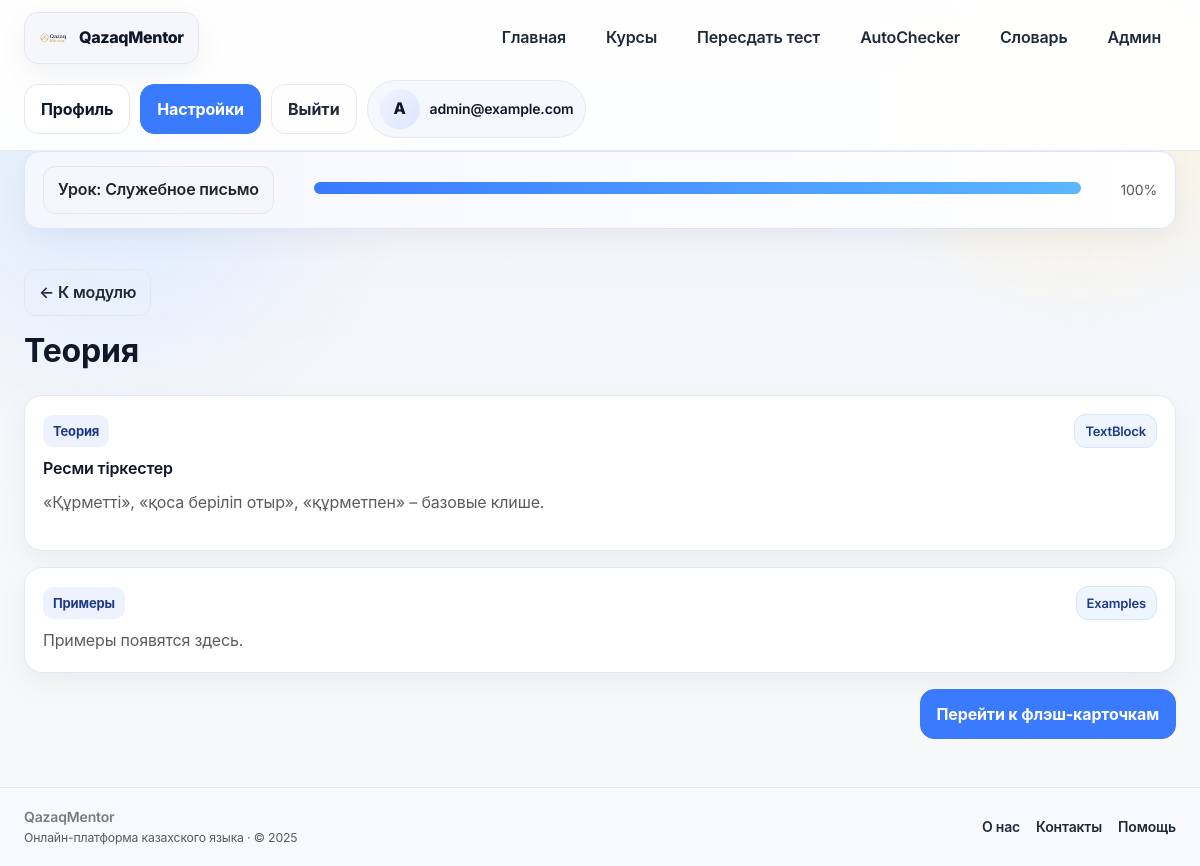
The app's page /lesson/5 (signed in) with its own data.
### app/models/__init__.py (models this page shows, shortened)
class User(Base):
    __tablename__ = "users"
    __allow_unmapped__ = True
    id = Column(Integer, primary_key=True, index=True)
    email = Column(String, unique=True, index=True, nullable=False)
    hashed_password = Column(String, nullable=False)
    age = Column(Integer, nullable=False)
    target = Column(String, nullable=False)  # school / general / business
    daily_minutes = Column(Integer, nullable=False, default=10)
    level = Column(String, nullable=True)
    role = Column(String, nullable=False, default="user")
    created_at = Column(DateTime, server_default=func.now(), nullable=False)
    placements: List["PlacementTestResult"] = relationship(
        "PlacementTestResult", back_populates="user", cascade="all, delete-orphan"
    )
    progresses: List["UserProgress"] = relationship(
        "UserProgress", back_populates="user", cascade="all, delete-orphan"
    )

class Lesson(Base):
    __tablename__ = "lessons"
    __allow_unmapped__ = True
    id = Column(Integer, primary_key=True, index=True)
    module_id = Column(Integer, ForeignKey("modules.id"), nullable=False)
    title = Column(String, nullable=False)
    description = Column(Text, nullable=True)
    lesson_type = Column(String, nullable=True)
    estimated_time = Column(Integer, nullable=True)
    difficulty = Column(String, nullable=True)
    age_group = Column(String, nullable=True)  # kids / adult / gov
    order = Column(Integer, nullable=False, default=1)
    status = Column(String, nullable=False, default="draft")  # draft / published / archived
    language = Column(String, nullable=False, default="kk")
    version = Column(Integer, nullable=False, default=1)
    created_at = Column(DateTime, server_default=func.now(), nullable=False)
    updated_at = Column(DateTime, server_default=func.now(), onupdate=func.now(), nullable=False)
    module: "Module" = relationship("Module", back_populates="lessons")
    blocks: List["LessonBlock"] = relationship(
        "LessonBlock", back_populates="lesson", cascade="all, delete-orphan", order_by="LessonBlock.order"
    )
    flashcards: List["Flashcard"] = relationship(
        "Flashcard", back_populates="lesson", cascade="all, delete-orphan"
    )
    quizzes: List["Quiz"] = relationship(
        "Quiz", back_populates="lesson", cascade="all, delete-orphan"
    )

class LessonBlock(Base):
    __tablename__ = "lesson_blocks"
    __allow_unmapped__ = True
    id = Column(Integer, primary_key=True, index=True)
    lesson_id = Column(Integer, ForeignKey("lessons.id"), nullable=False)
    block_type = Column(Enum(*BLOCK_TYPE_CHOICES, name="block_type_enum"), nullable=False)
    content = Column(JSON, nullable=False)
    order = Column(Integer, nullable=False, default=1)
    created_at = Column(DateTime, server_default=func.now(), nullable=False)
    updated_at = Column(DateTime, server_default=func.now(), onupdate=func.now(), nullable=False)
    __table_args__ = (UniqueConstraint("lesson_id", "order", name="uq_lesson_blocks_lesson_order"),)
    lesson: "Lesson" = relationship("Lesson", back_populates="blocks")
    @property
    def type(self) -> str:
        return self.block_type

### app/routers/lessons.py (the view)
@router.get("/lesson/{lesson_id}")
async def lesson_page(
    lesson_id: int,
    request: Request,
    db: Session = Depends(get_db),
    view: str = Query("theory"),
    word_index: int = Query(0),
    user: models.User = Depends(get_current_user),
):
    lesson = (
        db.query(models.Lesson)
        .options(
            selectinload(models.Lesson.blocks),
            selectinload(models.Lesson.flashcards),
            selectinload(models.Lesson.quizzes),
            selectinload(models.Lesson.module)
            .selectinload(models.Module.course)
            .selectinload(models.Course.modules)
            .selectinload(models.Module.lessons),
            selectinload(models.Lesson.module).selectinload(models.Module.lessons),
        )
        .filter(models.Lesson.id == lesson_id)
        .first()
    )
    if not lesson:
        raise HTTPException(status_code=404, detail="Lesson not found")
    progress_map = {}
    progress = (
        db.query(models.UserProgress)
        .filter(models.UserProgress.user_id == user.id, models.UserProgress.lesson_id == lesson.id)
        .first()
    )
    if not progress:
        progress = models.UserProgress(user_id=user.id, lesson_id=lesson.id, status="in_progress")
        db.add(progress)
        db.commit()
    progress_status = progress.status
    course = (
        db.query(models.Course)
        .options(selectinload(models.Course.modules).selectinload(models.Module.lessons))
        .filter(models.Course.id == lesson.module.course.id)
        .first()
    )
    course = course or lesson.module.course
    lesson_ids = [l.id for m in course.modules for l in m.lessons] if course.modules else []
    if lesson_ids:
        rows = (
            db.query(models.UserProgress)
            .filter(models.UserProgress.user_id == user.id, models.UserProgress.lesson_id.in_(lesson_ids))
            .all()
        )
        progress_map = {row.lesson_id: row.status for row in rows}
    completed = sum(1 for lid in lesson_ids if progress_map.get(lid) == "done") if lesson_ids else 0
    course_progress = int((completed / len(lesson_ids)) * 100) if lesson_ids else 0
    module_lessons = lesson.module.lessons
    module_completed = sum(1 for l in module_lessons if progress_map.get(l.id) == "done") if module_lessons else 0
    module_progress = int((module_completed / len(module_lessons)) * 100) if module_lessons else 0
    lesson_progress_value = 100 if progress_status == "done" else 50 if progress_status == "in_progress" else 0
    template_name = {
        "theory": "lesson_page_theory.html",
        "flashcards": "lesson_page_flashcards.html",
        "tasks": "lesson_page_tasks.html",
        "words": "lesson_word_practice.html",
    }.get(view, "lesson_page_theory.html")
    word_list = lesson.flashcards or []
    safe_index = max(0, min(word_index, len(word_list) - 1)) if word_list else 0
    selected_word = word_list[safe_index] if word_list else None
    word_progress = int(((safe_index) / len(word_list)) * 100) if word_list else 0
    response = render_template(
        request,
        template_name,
        {
            "lesson": lesson,
            "progress_status": progress_status,
            "course_progress": course_progress,
            "module_progress": module_progress,
            "lesson_progress": lesson_progress_value,
            "progress_map": progress_map,
            "word": selected_word,
            "word_index": safe_index,
            "word_total": len(word_list),
            "word_progress": word_progress,
        },
    )
    try:
        add_flashcards_to_dictionary(user.id, lesson.module.course.id, lesson.flashcards, db)
    except Exception:
        pass
    return response

### app/templates/lesson_page_theory.html (shortened to what this page needs)
{% extends "base.html" %}
{% block content %}
<div class="lesson-band mb-4">
    <div class="d-flex flex-column flex-md-row align-items-md-center gap-3 justify-content-between">
        <div class="d-flex align-items-center gap-2 flex-wrap">
            <span class="nav-chip text-dark">Урок: {{ lesson.title }}</span>
        </div>
        <div class="flex-grow-1 mx-md-4">
            <div class="progress progress-slim mb-1">
                <div class="progress-bar" role="progressbar" style="width: {{ course_progress }}%;"></div>
            </div>
        </div>
        <div class="small text-muted">{{ course_progress }}%</div>
    </div>
</div>
<section class="page-section">
    <div class="d-flex justify-content-start mb-3">
        <a href="/course/{{ lesson.module.course.slug }}/module/{{ lesson.module.id }}" class="btn-ghost text-decoration-none">← К модулю</a>
    </div>
    <h2 class="fw-bold mb-4">Теория</h2>
    <div class="lesson-block">
        <div class="d-flex justify-content-between align-items-center mb-2">
            <span class="block-label">Теория</span>
            <span class="status-badge info">TextBlock</span>
        </div>
        {% set blocks = lesson.blocks or [] %}
        {% set theory_block = blocks | selectattr('block_type', 'equalto', 'theory') | first %}
        <div class="fw-semibold mb-2">{{ theory_block.content.title if theory_block and theory_block.content.title is defined else lesson.title }}</div>
        <p class="mb-3 text-muted">{{ theory_block.content.text if theory_block else lesson.description }}</p>
    </div>
    <div class="lesson-block">
        <div class="d-flex justify-content-between align-items-center mb-2">
            <span class="block-label">Примеры</span>
            <span class="status-badge info">Examples</span>
        </div>
        {% set example_block = blocks | selectattr('block_type', 'equalto', 'example') | first %}
        {% if example_block %}
            {% set example_rows = example_block.content.rows if example_block.content.rows is defined else example_block.content.examples if example_block.content.examples is defined else [] %}
            {% if example_rows %}
            <ul class="mb-0">
                {% for row in example_rows %}
                {% if row.kz is defined and row.ru is defined %}
                <li class="fw-semibold">{{ row.kz }} <span class="text-muted">— {{ row.ru }}</span></li>
                {% else %}
                <li>{{ row }}</li>
                {% endif %}
                {% endfor %}
            </ul>
            {% else %}
            <p class="mb-0">{{ example_block.content.text if example_block.content.text is defined else "Добавьте примеры в блоке урока." }}</p>
            {% endif %}
        {% else %}
            <p class="mb-0 text-muted">Примеры появятся здесь.</p>
        {% endif %}
    </div>
    <div class="d-flex justify-content-end">
        <a href="/lesson/{{ lesson.id }}?view=flashcards" class="btn btn-primary">Перейти к флэш-карточкам</a>
    </div>
</section>
{% endblock %}

### app/templates/base.html (shortened to what this page needs)
<!DOCTYPE html>
<html lang="kk">
<head>
    <link href="https://cdn.jsdelivr.net/npm/bootstrap@5.3.3/dist/css/bootstrap.min.css" rel="stylesheet">
    <link rel="stylesheet" href="{{ url_for('static', path='css/main.css') }}?v=qm2">
</head>
<body>
{% set current_user = request.state.user or (user if user is defined else None) %}
{% set current_path = request.url.path if request and request.url else '' %}
<header class="app-nav">
    <div class="page-shell nav-inner">
        <a href="/" class="brand-mark">
            <img src="{{ url_for('static', path='img/logo.png') }}" alt="QazaqMentor">
            <span>QazaqMentor</span>
        </a>
        <nav class="nav-links">
            <a class="nav-link {% if current_path == '/' %}active{% endif %}" href="/">Главная</a>
            <a class="nav-link {% if '/courses' in current_path %}active{% endif %}" href="/courses">Курсы</a>
            <a class="nav-link {% if '/placement' in current_path %}active{% endif %}" href="/placement-test">
                {% if current_user %}Пересдать тест{% else %}Тест уровня{% endif %}
            </a>
            <a class="nav-link {% if '/autochecker' in current_path %}active{% endif %}" href="/autochecker">AutoChecker</a>
            <a class="nav-link {% if '/vocabulary' in current_path or '/dictionary' in current_path %}active{% endif %}" href="/vocabulary">Словарь</a>
            {% if current_user and current_user.is_admin %}
            <a class="nav-link" href="/admin">Админ</a>
            {% endif %}
        </nav>
        <div class="nav-actions">
            {% if current_user %}
                <a class="btn btn-outline-dark" href="/profile">Профиль</a>
                <a class="btn btn-primary" href="/settings">Настройки</a>
                <form action="/logout" method="post" class="m-0">
                    <button type="submit" class="btn btn-ghost">Выйти</button>
                </form>
                <div class="profile-chip">
                    <div class="avatar">{{ current_user.email[0]|upper }}</div>
                    <div class="fw-semibold small">{{ current_user.full_name or current_user.email }}</div>
                </div>
            {% else %}
                <a class="btn btn-outline-dark" href="/login">Войти</a>
                <a class="btn btn-primary" href="/signup">Регистрация</a>
            {% endif %}
        </div>
    </div>
</header>
<main class="page-body">
    <div class="page-shell">
        {% block content %}{% endblock %}
    </div>
</main>
<footer class="footer-bar mt-5">
    <div class="page-shell d-flex align-items-center justify-content-between flex-wrap gap-3">
        <div>
            <div class="fw-semibold">QazaqMentor</div>
            <div class="small text-muted">Онлайн-платформа казахского языка · © 2025</div>
        </div>
        <div class="d-flex align-items-center gap-3">
            <a href="#">О нас</a>
            <a href="#">Контакты</a>
            <a href="#">Помощь</a>
        </div>
    </div>
</footer>
</body>
</html>

### records on screen
User: email "A", email "admin@example.com"
Lesson: title "Служебное письмо"
LessonBlock: content "Ресми тіркестер", content "«Құрметті», «қоса беріліп отыр», «құрметпен» – базовые клише."

### other values on screen
{{ course_progress }} "100"
